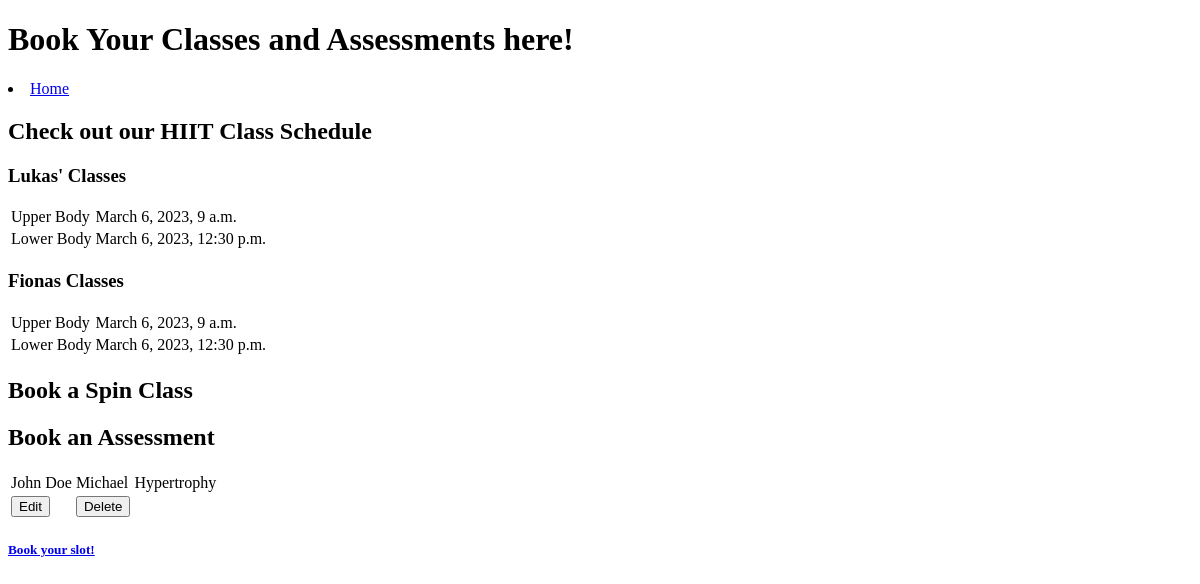
The page /booking on the database as committed earlier.
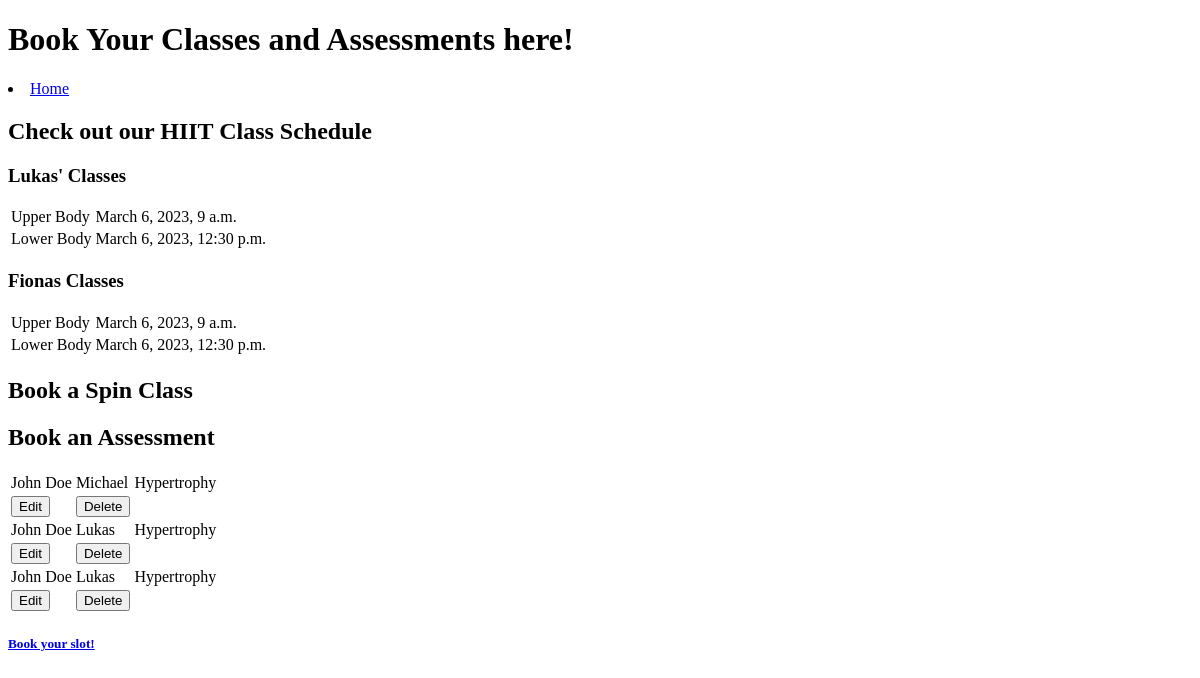
The same page on the database as committed later.
### home/models.py (models this page shows, shortened)
class hiitbook(models.Model):
    name = models.CharField(max_length=10, null=False, blank=False)
    focus = models.CharField(max_length=50, null=False, blank=False)
    time = models.DateTimeField(max_length=10)

class hittclasses(models.Model):
    name = models.CharField(max_length=10, null=False, blank=False)
    trainer = models.CharField(max_length=10, null=False, blank=False)
    focus = models.CharField(max_length=50, null=False, blank=False)

### home/views.py (the view)
# urls.py: path('booking', views.booking, name='booking'),
def booking(request):
    if request.method == 'POST':
        form = BookingForm(request.POST)
        if form.is_valid():
            form.save()
            return redirect("booking")
    hittclass = hittclasses.objects.all()
    hiitbooks = hiitbook.objects.all()
    ptClass = PtClasses.objects.all()
    context = {
        'ptClass': ptClass,
        'hittclass': hittclass,
        'hiitclasses':  hiitbooks,
    }
    return render(request, "home/booking_page.html", context)

### home/templates/home/booking_page.html (shortened to what this page needs)
<!DOCTYPE html>
<html lang="en">
<head>
</head>
<body>
    <header>
        <h1>
            Book Your Classes and Assessments here!
        </h1>
        <li>
            <a href="{% url 'booking' %}">Home</a>
        </li>
    </header>
    <section>
    <h2>
        Check out our HIIT Class Schedule
    </h2>
    <h3>
        Lukas' Classes
    </h3>
    <table>
            {% for item in hiitclasses %}
                <tr>
                    <td>{{ item.focus }}</td>
                    <td>{{ item.time }}</td>
                </tr>
            {% endfor %}
    </table>
    <h3>
        Fionas Classes
    </h3>
    <table>
        {% for item in hiitclasses %}
            <tr>
                <td>{{ item.focus }}</td>
                <td>{{ item.time }}</td>
            </tr>
        {% endfor %}
    </table>
    </section>
    <section>
    <h2>
        Book a Spin Class
    </h2>
    </section>
    <section>
    <h2>
        Book an Assessment
    </h2>
    <table>
        {% for item in hittclass %}
            <tr>
                <td>{{ item.name }}</td>
                <td>{{ item.trainer }}</td>
                <td>{{ item.focus }}</td>
            </tr>
            <td>
                <a href="/editing/{{ item.id }}">
                    <button>
                        Edit
                    </button>
                </a>
            </td>
            <td>
                <a href="/deleting/{{ item.id }}">
                    <button>
                        Delete
                    </button>
                </a>
            </td>
        {% endfor %}
    </table>
    <h5>
        <a href="{% url 'bookingin' %}">Book your slot!</a>
    </h5>
    </section>

Rows that differ between the two databases and show on the page:
added hittclasses: name "John Doe", trainer "Lukas", focus "Hypertrophy"
added hittclasses: name "John Doe", trainer "Lukas", focus "Hypertrophy"
